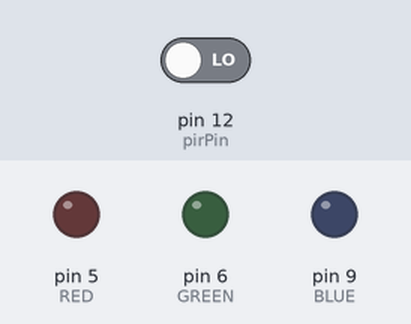
A sketch run on a simulated Arduino Uno, built with avr-gcc and run on an emulated ATmega328P. On the bench: output pins drawn as LEDs (lit = HIGH). Inputs (shaded band) come from the test bench; at power-on: pin 12 (pirPin) LOW. What the sketch prints to the serial monitor is not drawn.

Above: at 1.2 s.
1.3 s: pin 12 (pirPin) driven HIGH
At 1.6 s:
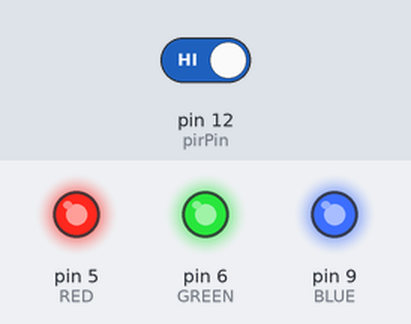
2.8 s: pin 12 (pirPin) driven LOW
At 3.6 s:
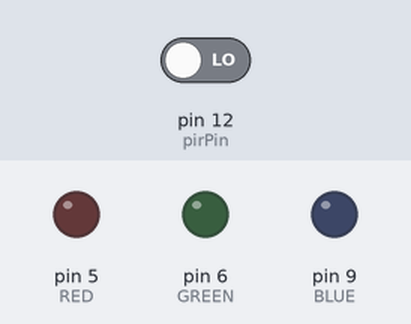
Timing chart, 0 to 5.8 s (numbered marks = the images above; inputs shaded):
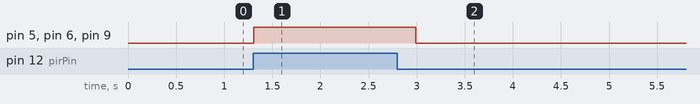

The sketch:

hc-s501_led.ino
```cpp
//www.elegoo.com
//2016.12.8

// define pins
#define BLUE 9
#define GREEN 6
#define RED 5
int pirPin = 12; // Input for HC-S501
int pirValue; // Place to store read PIR Value

void setup()
{
  Serial.begin(9600);
  pinMode(pirPin, INPUT);
  pinMode(RED, OUTPUT);
  pinMode(GREEN, OUTPUT);
  pinMode(BLUE, OUTPUT);
  digitalWrite(RED, HIGH);
  digitalWrite(GREEN, LOW);
  digitalWrite(BLUE, LOW);
}

// main loop
void loop()
{

  pirValue = digitalRead(pirPin);
  Serial.println(digitalRead(pirPin));
  if (pirValue == 1) {
    for (int i = 0; i < 20; i++) {
      analogWrite(BLUE, 255);
      analogWrite(RED, 255);
      analogWrite(GREEN, 255);
      if (digitalRead(pirPin)) {
        i = 0;
      }
      delay(10);
    }

  }
  else {
    analogWrite(BLUE, 0);
    analogWrite(RED, 0);
    analogWrite(GREEN, 0);
  }


}
```

Measured:
- after the input at 1.3 s, pin 5 (RED), pin 6 (GREEN), pin 9 (BLUE): LOW → HIGH at once
- after the input at 2.8 s, pin 5 (RED), pin 6 (GREEN), pin 9 (BLUE): HIGH → LOW after 0.19 s
